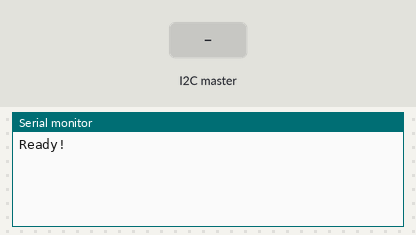
Recording of a sketch running on a simulated Arduino Uno, built with avr-gcc and run on an emulated ATmega328P. Parts: the last lines printed to the serial monitor. The inputs (shaded band) are chosen by the test bench.

Above: at 1.2 s.
1.3 s: the I2C master sends the byte 1
At 2.5 s:
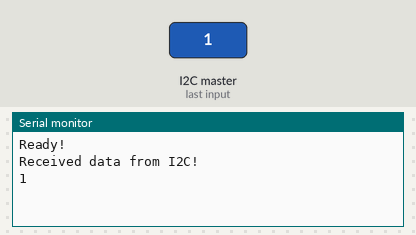
2.8 s: the I2C master sends the byte 0
At 3.7 s:
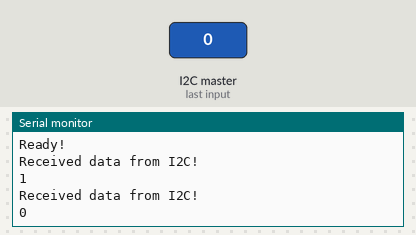

The sketch:

testprinti2c.ino
```cpp
#include <Wire.h>

void setup() {
  Wire.begin(0x77);
  Serial.begin(9600);
  Wire.onReceive(printReceived);
  Serial.println(F("Ready!"));
}

void printReceived(int numBytes) {
  Serial.println(F("Received data from I2C!"));
  while (Wire.available()) {
    unsigned int num = (unsigned int) Wire.read();
    Serial.println(String(num));
  }
}

void loop() {
}
```

Measured:
- after the input at 1.3 s, the serial monitor: prints a new line at once (image 1)
- after the input at 2.8 s, the serial monitor: prints a new line at once (image 2)
